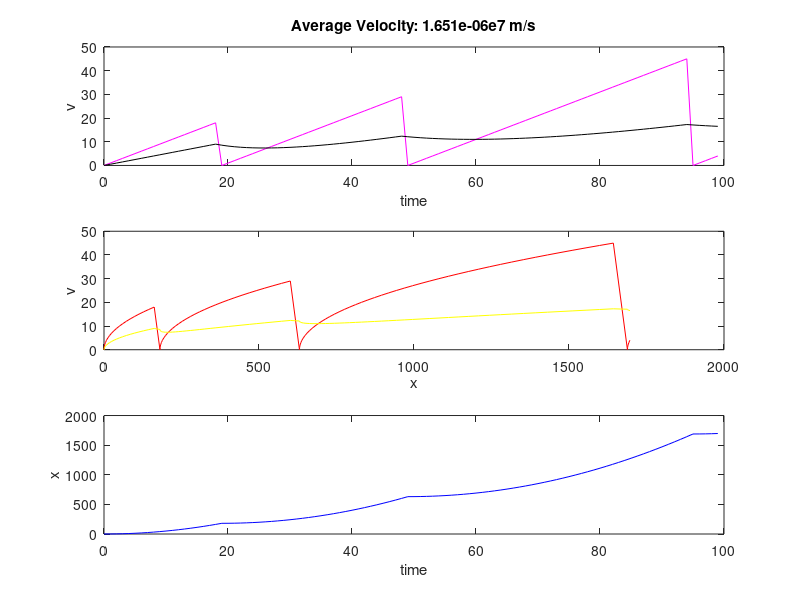

The MATLAB source for this figure:
clear
clc
a = 1;

x = zeros(a,1);
xPos = 0;
v = zeros(a,1);

time = 0;
delta_t = 1;

 F = 1; 
 m = 1; 

steps = 100; % 100 seconds

rebound = 0; 

p = 0.05; % given in the lab manual.
Tau = 20;

for i = 2:steps
    
    time(i) = time(i-1) + delta_t;
    
    v(:,i) = v(:,i-1) + F/m*delta_t;
    x(:,i) = x(:,i-1) + v(:,i-1)*delta_t + (F/m * delta_t^2)/2; 
    
    p = 1 - exp(-delta_t/Tau); % equation given in lab manaual 
    r = rand(a,1) < p;    
    v(r,i) = rebound*v(r,i);
    V(i,:) = mean(v,2);
    
    
    % Velocity vs Time
    subplot(3,1,1), plot(time,v,'m');
    hold on;
    subplot(3,1,1), plot(time,V,'k');
    hold off;
    xlabel('time')
    ylabel('v')
    title(['Average Velocity: ', num2str(V(i,:)/1e7), 'e7 m/s'])
    
    % Velocity vs Position 
    subplot(3,1,2), plot(x(1,:),v,'r');
    hold on;
    subplot(3,1,2), plot(x(1,:),V,'y');
    hold off;    
    xlabel('x')
    ylabel('v')
        
    % Position vs Time
    subplot(3,1,3), plot(time,x,'b');
    xlabel('time')
    ylabel('x')     
      
    pause(0.05)
end 

display('Average Velocity:')
V(steps,:)

